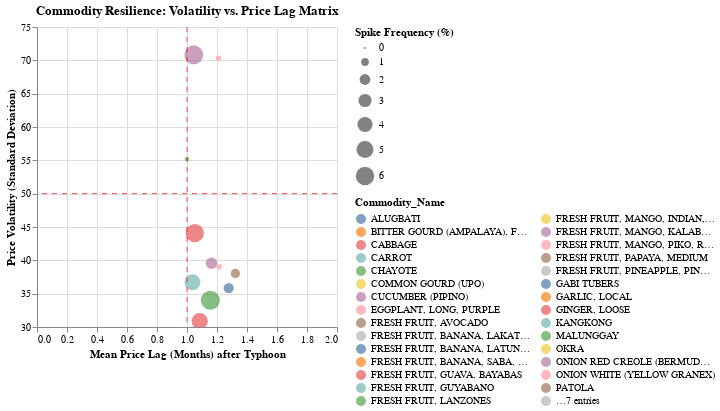

Source (notebook cell):
### Code cell
base = alt.Chart(df_resilience_data)

bubble_layer = base.mark_circle().encode(
    x=alt.X('Lag_Months:Q', 
            title='Mean Price Lag (Months) after Typhoon', 
            scale=alt.Scale(domain=[0, 2]),
            axis=alt.Axis(grid=True)), 
    
    y=alt.Y('Price_Std:Q', 
            title='Price Volatility (Standard Deviation)', 
            scale=alt.Scale(domain=[30, 75]),
            axis=alt.Axis(grid=True)),
    
    size=alt.Size('Spike_Percentage:Q', title='Spike Frequency (%)'),
    
    color=alt.Color('Commodity_Name:N', legend=alt.Legend(columns=2)),
    
    tooltip=[
        'Commodity_Name:N',
        alt.Tooltip('Price_Std:Q', format='.2f', title='Volatility (Std Dev)'),
        alt.Tooltip('Spike_Percentage:Q', format='.2f', title='Spike Frequency (%)'),
        alt.Tooltip('Lag_Months:Q', format='.1f', title='Lag (Months)')
    ]
).properties(
    title='Commodity Resilience: Volatility vs. Price Lag Matrix'
)
 
text_labels = base.mark_text(
    align='center',
    baseline='middle',
    dy=-10,
    fontSize=10,
    color='black'
).encode(
    x='Lag_Months:Q',
    y='Price_Std:Q',
    text='Commodity_Name:N',
    size=alt.value(0)
)

vertical_rule = alt.Chart(pd.DataFrame({'Lag_Months': [1.0]})).mark_rule(
    strokeDash=[5, 5], color='red', opacity=0.7
).encode(x='Lag_Months')

horizontal_rule = alt.Chart(pd.DataFrame({'Price_Std': [50]})).mark_rule(
    strokeDash=[5, 5], color='red', opacity=0.7
).encode(y='Price_Std')

final_bubble_chart = alt.layer(
    bubble_layer, 
    text_labels, 
    vertical_rule, 
    horizontal_rule
).interactive().resolve_scale(
    color='independent'
)

final_bubble_chart.display()

### Figure 1 — Vega-Lite specification as saved in the notebook (floating-point values rounded to 4 significant figures)
{"config": {"view": {"continuousWidth": 300, "continuousHeight": 300}}, "layer": [{"data": {"name": "data-38aad76a5b6939c09d059f9f358f790c"}, "mark": {"type": "circle"}, "encoding": {"color": {"field": "Commodity_Name", "legend": {"columns": 2}, "type": "nominal"}, "size": {"field": "Spike_Percentage", "title": "Spike Frequency (%)", "type": "quantitative"}, "tooltip": [{"field": "Commodity_Name", "type": "nominal"}, {"field": "Price_Std", "format": ".2f", "title": "Volatility (Std Dev)", "type": "quantitative"}, {"field": "Spike_Percentage", "format": ".2f", "title": "Spike Frequency (%)", "type": "quantitative"}, {"field": "Lag_Months", "format": ".1f", "title": "Lag (Months)", "type": "quantitative"}], "x": {"axis": {"grid": true}, "field": "Lag_Months", "scale": {"domain": [0, 2]}, "title": "Mean Price Lag (Months) after Typhoon", "type": "quantitative"}, "y": {"axis": {"grid": true}, "field": "Price_Std", "scale": {"domain": [30, 75]}, "title": "Price Volatility (Standard Deviation)", "type": "quantitative"}}, "name": "view_24", "title": "Commodity Resilience: Volatility vs. Price Lag Matrix"}, {"data": {"name": "data-38aad76a5b6939c09d059f9f358f790c"}, "mark": {"type": "text", "align": "center", "baseline": "middle", "color": "black", "dy": -10, "fontSize": 10}, "encoding": {"size": {"value": 0}, "text": {"field": "Commodity_Name", "type": "nominal"}, "x": {"field": "Lag_Months", "type": "quantitative"}, "y": {"field": "Price_Std", "type": "quantitative"}}}, {"data": {"name": "data-d2242c750dec01dadad1ef6fca778fd6"}, "mark": {"type": "rule", "color": "red", "opacity": 0.7, "strokeDash": [5, 5]}, "encoding": {"x": {"field": "Lag_Months", "type": "quantitative"}}}, {"data": {"name": "data-d42e335b526dcf6db51814af23e1b327"}, "mark": {"type": "rule", "color": "red", "opacity": 0.7, "strokeDash": [5, 5]}, "encoding": {"y": {"field": "Price_Std", "type": "quantitative"}}}], "params": [{"name": "param_30", "select": {"type": "interval", "encodings": ["x", "y"]}, "bind": "scales", "views": ["view_24"]}], "resolve": {"scale": {"color": "independent"}}, "$schema": "https://vega.github.io/schema/vega-lite/v5.20.1.json", "datasets": {"data-38aad76a5b6939c09d059f9f358f790c": [{"Commodity_Name": "ALUGBATI", "Price_Std": 14.36, "Spike_Percentage": 0.5536, "Lag_Months": 1.231}, {"Commodity_Name": "BITTER GOURD (AMPALAYA), FRUIT", "Price_Std": 25.78, "Spike_Percentage": 5.0, "Lag_Months": 1.077}, {"Commodity_Name": "CABBAGE", "Price_Std": 30.87, "Spike_Percentage": 4.625, "Lag_Months": 1.085}, {"Commodity_Name": "CARROT", "Price_Std": 36.7, "Spike_Percentage": 4.464, "Lag_Months": 1.036}, {"Commodity_Name": "CHAYOTE", "Price_Std": 16.33, "Spike_Percentage": 2.893, "Lag_Months": 1.078}, {"Commodity_Name": "COMMON GOURD (UPO)", "Price_Std": 11.87, "Spike_Percentage": 1.464, "Lag_Months": 1.07}, {"Commodity_Name": "CUCUMBER (PIPINO)", "Price_Std": 20.49, "Spike_Percentage": 1.75, "Lag_Months": 1.14}, {"Commodity_Name": "EGGPLANT, LONG, PURPLE", "Price_Std": 26.25, "Spike_Percentage": 5.839, "Lag_Months": 1.0}, {"Commodity_Name": "FRESH FRUIT, AVOCADO", "Price_Std": 38.02, "Spike_Percentage": 1.482, "Lag_Months": 1.323}, {"Commodity_Name": "FRESH FRUIT, BANANA, LAKATAN, MEDIUM", "Price_Std": 22.19, "Spike_Percentage": 0.9643, "Lag_Months": 1.025}, {"Commodity_Name": "FRESH FRUIT, BANANA, LATUNDAN, MEDIUM", "Price_Std": 15.6, "Spike_Percentage": 0.6071, "Lag_Months": 1.122}, {"Commodity_Name": "FRESH FRUIT, BANANA, SABA, MEDIUM", "Price_Std": 9.484, "Spike_Percentage": 1.357, "Lag_Months": 1.05}, {"Commodity_Name": "FRESH FRUIT, GUAVA, BAYABAS", "Price_Std": 28.87, "Spike_Percentage": 0.8393, "Lag_Months": 1.167}, {"Commodity_Name": "FRESH FRUIT, GUYABANO", "Price_Std": 9.58, "Spike_Percentage": 0.3393, "Lag_Months": 0.9565}, {"Commodity_Name": "FRESH FRUIT, LANZONES", "Price_Std": 55.17, "Spike_Percentage": 0.25, "Lag_Months": 1.0}, {"Commodity_Name": "FRESH FRUIT, MANGO, INDIAN, MEDIUM", "Price_Std": 17.53, "Spike_Percentage": 0.8571, "Lag_Months": 1.184}, {"Commodity_Name": "FRESH FRUIT, MANGO, KALABAW, RIPE, MEDIUM", "Price_Std": 39.56, "Spike_Percentage": 2.286, "Lag_Months": 1.163}, {"Commodity_Name": "FRESH FRUIT, MANGO, PIKO, RIPE, MEDIUM", "Price_Std": 39.03, "Spike_Percentage": 0.5, "Lag_Months": 1.214}, {"Commodity_Name": "FRESH FRUIT, PAPAYA, MEDIUM", "Price_Std": 11.1, "Spike_Percentage": 0.375, "Lag_Months": 1.042}, {"Commodity_Name": "FRESH FRUIT, PINEAPPLE, PINYA, MEDIUM", "Price_Std": 25.38, "Spike_Percentage": 6.125, "Lag_Months": 0.9697}, {"Commodity_Name": "GABI TUBERS", "Price_Std": 13.74, "Spike_Percentage": 0.7143, "Lag_Months": 1.067}, {"Commodity_Name": "GARLIC, LOCAL", "Price_Std": 21.15, "Spike_Percentage": 0.1786, "Lag_Months": 0.9}, {"Commodity_Name": "GINGER, LOOSE", "Price_Std": 44.09, "Spike_Percentage": 5.875, "Lag_Months": 1.052}, {"Commodity_Name": "KANGKONG", "Price_Std": 19.53, "Spike_Percentage": 0.2857, "Lag_Months": 1.375}, {"Commodity_Name": "MALUNGGAY", "Price_Std": 15.29, "Spike_Percentage": 0.4464, "Lag_Months": 1.0}, {"Commodity_Name": "OKRA", "Price_Std": 26.75, "Spike_Percentage": 1.839, "Lag_Months": 1.279}, {"Commodity_Name": "ONION RED CREOLE (BERMUDA RED)", "Price_Std": 70.82, "Spike_Percentage": 6.339, "Lag_Months": 1.045}, {"Commodity_Name": "ONION WHITE (YELLOW GRANEX)", "Price_Std": 70.32, "Spike_Percentage": 0.4643, "Lag_Months": 1.211}, {"Commodity_Name": "PATOLA", "Price_Std": 17.6, "Spike_Percentage": 0.05357, "Lag_Months": 1.25}, {"Commodity_Name": "PECHAY, NATIVE", "Price_Std": 24.88, "Spike_Percentage": 2.143, "Lag_Months": 1.091}, {"Commodity_Name": "POTATO", "Price_Std": 35.84, "Spike_Percentage": 1.804, "Lag_Months": 1.278}, {"Commodity_Name": "RADDISH (LABANOS)", "Price_Std": 24.34, "Spike_Percentage": 1.786, "Lag_Months": 1.034}, {"Commodity_Name": "SQUASH", "Price_Std": 13.84, "Spike_Percentage": 3.214, "Lag_Months": 1.0}, {"Commodity_Name": "SWEET POTATO (CAMOTE)", "Price_Std": 12.36, "Spike_Percentage": 0.6786, "Lag_Months": 1.143}, {"Commodity_Name": "TOMATO", "Price_Std": 34.01, "Spike_Percentage": 6.321, "Lag_Months": 1.156}, {"Commodity_Name": "TURNIP (SINGKAMAS)", "Price_Std": 14.39, "Spike_Percentage": 0.1964, "Lag_Months": 1.375}], "data-d2242c750dec01dadad1ef6fca778fd6": [{"Lag_Months": 1.0}], "data-d42e335b526dcf6db51814af23e1b327": [{"Price_Std": 50}]}}
